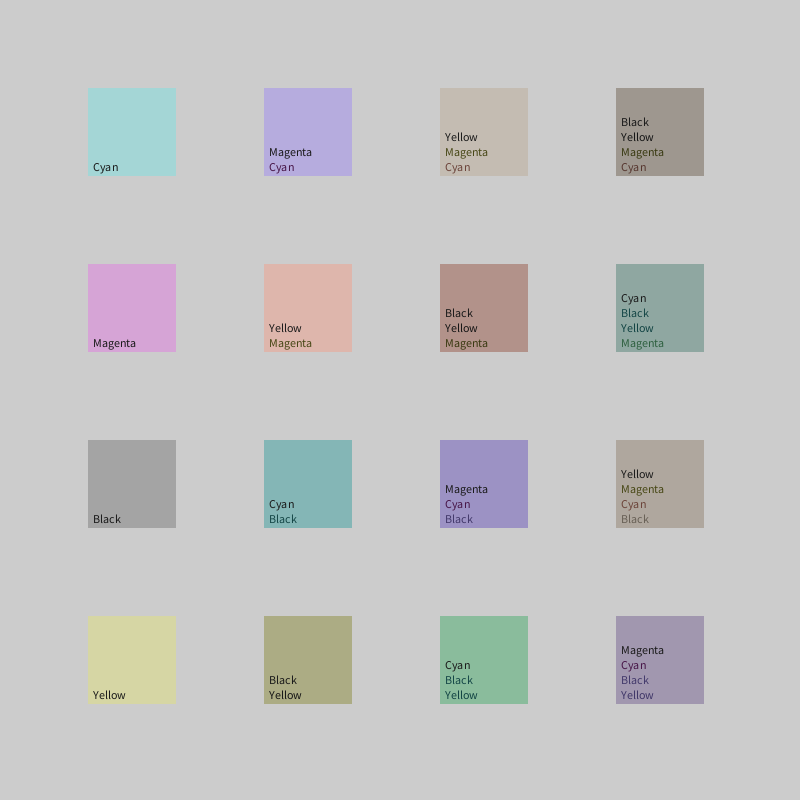
Frame 1 (no input)
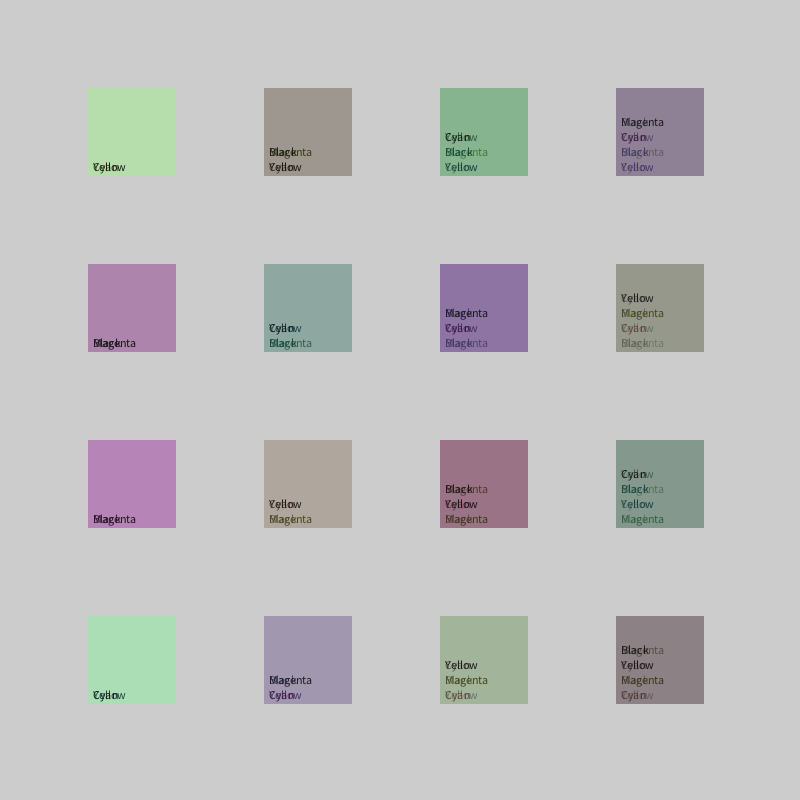
Frame 2 (the mouse pressed at the canvas centre, redrawn once)

The Processing sketch that drew these frames (run headless with seeded random() and noise(); the mouse was pressed at the canvas centre and the sketch redrawn once):

// Processing sketch: LeBronLayers
// ── LeBronLayers.pde
/******************************
*  Demonstrates LeBron layer affect with transparent colors
*  David G. Smith - Mar 2016
******************************/

final int ALPH = 50;  // opacity of color (0 least - 255 most)
color[] colorSet = new color[4];
float fieldSize = 0;
ColorField[] allFields = new ColorField[4];
String[] colorNames = {"Cyan", "Magenta", "Yellow", "Black"};
int currentColorIndex = 0;

void setup () {
  size (800, 800);
  fieldSize = min(width, height) / 9;
  noLoop ();
  noStroke();
  initColorArray ();
  initFields();
} 

void draw () {
  for (int i = 0; i < 4; i ++) {
    for (int j = 0; j < i; j ++) {
      switchColors();
    }
    for (int k = 0; k < 4; k ++) {
      allFields[k].y = (i * (fieldSize * 2)) + fieldSize;
    }
    drawFirstLayer();
    switchColors();
    drawSecondLayer();
    switchColors();
    drawThirdLayer();
    switchColors();
    drawFourthLayer();
    switchColors();
  }
}

void initColorArray () { 
  colorSet[0] = color(0, 255, 255, ALPH);  // Cyan
  colorSet[1] = color(255, 0, 255, ALPH);  // Magenta
  colorSet[2] = color(255, 255, 0, ALPH);  // Yellow
  colorSet[3] = color(0, 0, 0, ALPH);  // Black
}

void initFields() {
  float x;
  float y;
  for (int i = 0; i < 4; i ++) {
    x = (i * (fieldSize * 2)) + fieldSize;
    y = fieldSize;
    allFields[i] = new ColorField(x, y, fieldSize, colorSet[currentColorIndex]);
  }
}

void drawFirstLayer() {
  for (int i = 0; i < 4; i++) {
      allFields[i].display();
      fill(25, 255);
      text(colorNames[currentColorIndex], allFields[i].x + 5, allFields[i].y + fieldSize - 5);
      fill(allFields[i].c);
  }
}

void drawSecondLayer() {
  for (int i = 1; i < 4; i++) {
      allFields[i].display();
      fill(25, 255);
      text(colorNames[currentColorIndex], allFields[i].x + 5, allFields[i].y + fieldSize - 20);
      fill(allFields[i].c);
  }
}

void drawThirdLayer() {
  for (int i = 2; i < 4; i++) {
      allFields[i].display();
      fill(25, 255);
      text(colorNames[currentColorIndex], allFields[i].x + 5, allFields[i].y + fieldSize - 35);
      fill(allFields[i].c);
  }  
}

void drawFourthLayer() {
  for (int i = 3; i < 4; i++) {
      allFields[i].display();
      fill(25, 255);
      text(colorNames[currentColorIndex], allFields[i].x + 5, allFields[i].y + fieldSize - 50);
      fill(allFields[i].c);
  }
}

void switchColors() {
  currentColorIndex = currentColorIndex + 1;
  if (currentColorIndex == 4) {
    currentColorIndex = 0;
  }
  for (int i = 0; i < 4; i ++) {
    allFields[i].c = colorSet[currentColorIndex];
  }
}
// ── ColorField.pde
class ColorField {
 
  float x;
  float y;
  float size;
  color c;
  
  ColorField(float x, float y, float size, color c) {
    this.x = x;
    this.y = y;
    this.size = size;
    this.c = c;
  }
  
  void display() {
    fill(c);
    rect(x, y, size, size);
  }
  
}
